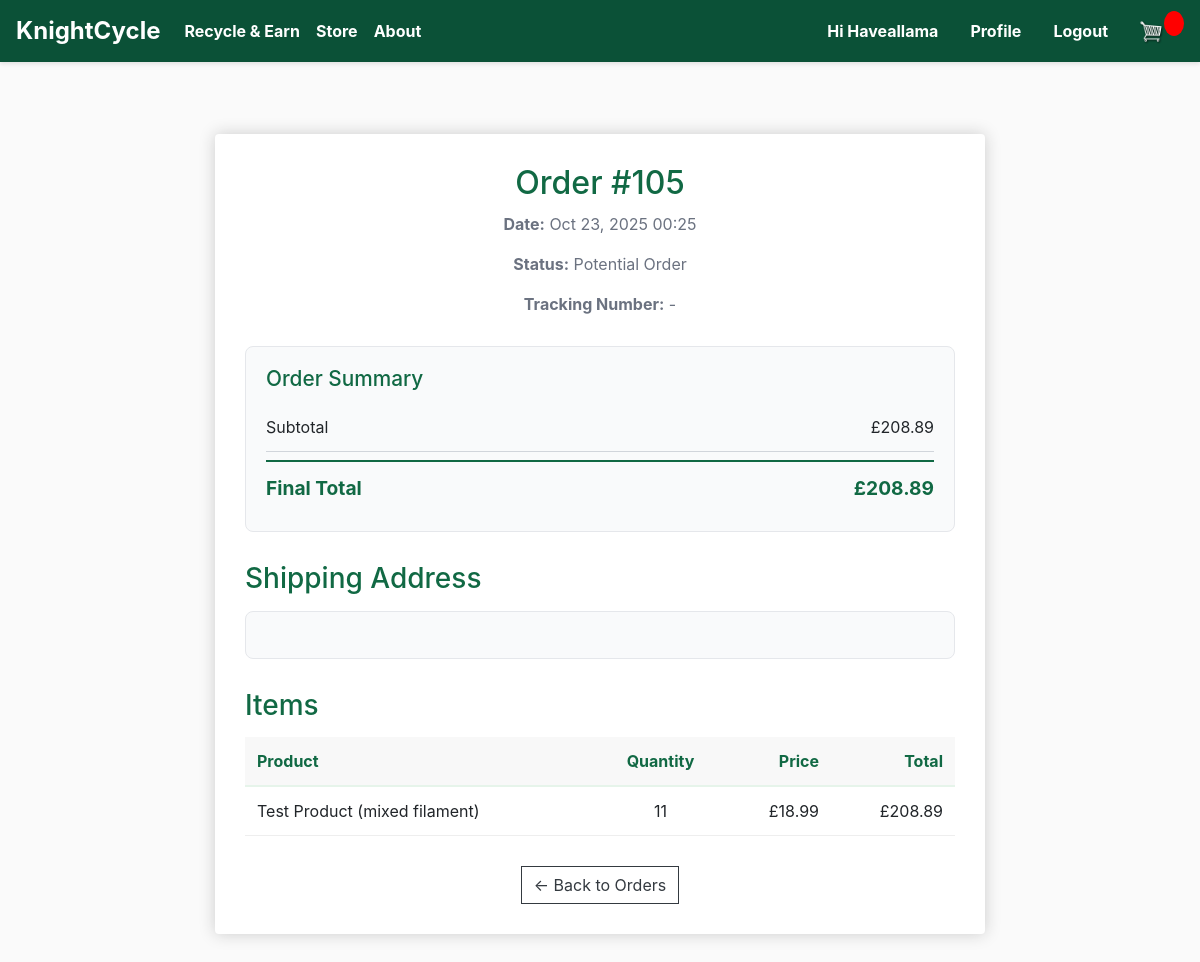
The app's page /store/order/105/ (signed in), older data.
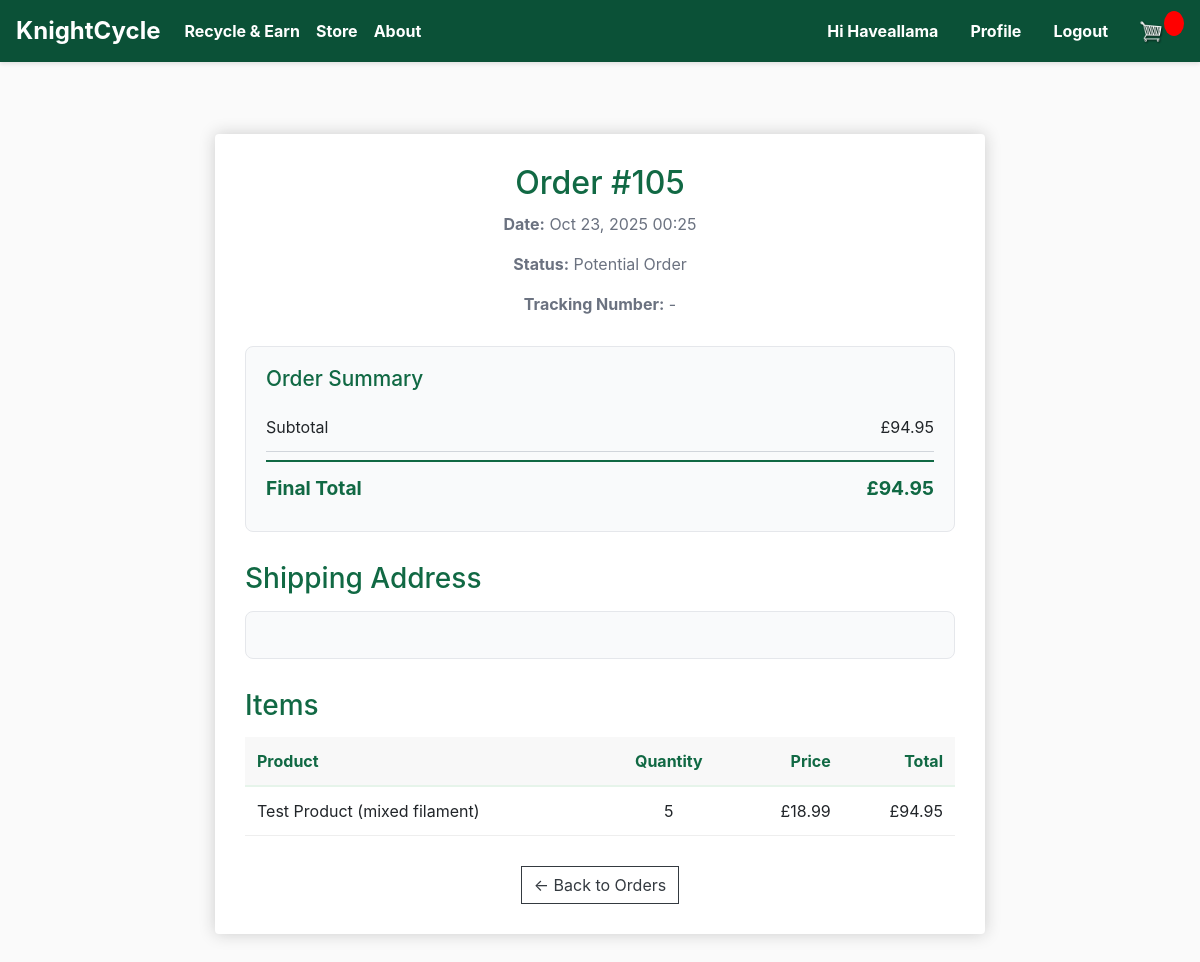
The same page, newer data.
### store/models.py (models this page shows, shortened)
class Order(models.Model):
    customer = models.ForeignKey(Customer, on_delete=models.SET_NULL, null=True, blank=True)
    date_ordered = models.DateTimeField(auto_now_add=True)
    status = models.CharField(max_length=20, choices=OrderStatus.choices, default=OrderStatus.POTENTIAL)
    transaction_id = models.CharField(max_length=100, null=True, blank=True)
    tracking_number = models.CharField(max_length=100, null=True, blank=True)
    points_used = models.PositiveIntegerField(default=0)
    points_discount = models.DecimalField(max_digits=10, decimal_places=2, default=Decimal('0.00'))
    @property
    def get_cart_total(self):
        orderitems = self.orderitem_set.all()
        total = sum([item.get_total for item in orderitems])
        return total
    @property
    def get_cart_total_after_points(self):
        subtotal = self.get_cart_total
        discount = (self.points_discount or (Decimal(self.points_used) / Decimal('100')))
        final_total = subtotal - discount
        if final_total < Decimal('0.00'):
            final_total = Decimal('0.00')
        return final_total.quantize(Decimal('0.01'))

class OrderItem(models.Model):
	product = models.ForeignKey(Product, on_delete=models.SET_NULL, null=True)
	order = models.ForeignKey(Order, on_delete=models.SET_NULL, null=True)
	quantity = models.IntegerField(default=0, null=True, blank=True)
	date_added = models.DateTimeField(auto_now_add=True)
	@property
	def get_total(self):
		if self.product:
			return self.product.price * self.quantity
		return 0

class Product(models.Model):
    name = models.CharField(max_length=200)
    slug = models.SlugField(max_length=200, unique=True, blank=True)
    price = models.DecimalField(max_digits=7, decimal_places=2)
    digital = models.BooleanField(default=False, null=True, blank=True)
    image = models.ImageField(null=True, blank=True)
    is_active = models.BooleanField(default=True)
    description = models.TextField(null=True, blank=True)
    stock_quantity = models.IntegerField(default=0, help_text="Number of items in stock")  # ✅ New field
    low_stock_threshold = models.IntegerField(default=5, help_text="Alert when stock falls below this")  # ✅ New field

### store/views.py (the view, shortened to what this page needs)
# urls.py: path('order/<int:order_id>/', views.order_detail, name='order_detail'),
@login_required
def order_detail(request, order_id):
    customer = getattr(request.user, 'customer', None)
    order = None
    items = []
    address_obj = None
    if customer:
        order = Order.objects.filter(customer=customer, id=order_id).first()
        if order:
            items = order.orderitem_set.all()
            address_obj = order.shippingaddress_set.first()
    if not order:
        return render(request, 'pages/order_detail.html', {'order': None, 'items': []})
    return render(request, 'pages/order_detail.html', {'order': order, 'items': items})

### templates/pages/order_detail.html (shortened to what this page needs)
{% extends 'store/main.html' %}
{% load static %}
{% block content %}
<div class="container" style="max-width: 800px; margin: 40px auto;">
    {% if order %}
    <div class="box-element" style="padding: 30px;">
        <h2 style="color: #116944; text-align: center; margin-bottom: 10px;">
            Order #{{ order.id }}
        </h2>
        <div style="text-align: center; color: #6b7280; margin-bottom: 30px;">
            <p><strong>Date:</strong> {{ order.date_ordered|date:"M d, Y H:i" }}</p>
            <p><strong>Status:</strong> {{ order.status }}</p>
            <p><strong>Tracking Number:</strong> {{ order.tracking_number|default:"-" }}</p>
        </div>
        <div class="order-summary">
            <h3>Order Summary</h3>
            <div class="summary-line subtotal">
                <span>Subtotal</span>
                <span>£{{ order.get_cart_total|floatformat:2 }}</span>
            </div>
            <div class="summary-line total">
                <span>Final Total</span>
                <span>£{{ order.get_cart_total_after_points|floatformat:2 }}</span>
            </div>
        </div>
        <h3 style="color: #116944; margin: 30px 0 15px;">Shipping Address</h3>
        <div style="background: #f9fafb; padding: 15px; border-radius: 8px; border: 1px solid #e5e7eb;">
        </div>
        <h3 style="color: #116944; margin: 30px 0 15px;">Items</h3>
        <table style="width: 100%; border-collapse: collapse;">
            <thead>
                <tr style="background: #f8f8f8; border-bottom: 2px solid #e6f4ea;">
                    <th style="padding: 12px; text-align: left; color: #116944;">Product</th>
                    <th style="padding: 12px; text-align: center; color: #116944;">Quantity</th>
                    <th style="padding: 12px; text-align: right; color: #116944;">Price</th>
                    <th style="padding: 12px; text-align: right; color: #116944;">Total</th>
                </tr>
            </thead>
            <tbody>
                {% for item in items %}
                <tr style="border-bottom: 1px solid #eee;">
                    <td style="padding: 12px;">{{ item.product.name }}</td>
                    <td style="padding: 12px; text-align: center;">{{ item.quantity }}</td>
                    <td style="padding: 12px; text-align: right;">£{{ item.product.price|floatformat:2 }}</td>
                    <td style="padding: 12px; text-align: right;">£{{ item.get_total|floatformat:2 }}</td>
                </tr>
                {% endfor %}
            </tbody>
        </table>
        <div style="text-align: center; margin-top: 30px;">
            <a href="{% url 'store:orders' %}" class="btn btn-outline-dark">← Back to Orders</a>
        </div>
    </div>
    {% else %}
    <div class="box-element" style="text-align: center; padding: 40px;">
        <h3>Order not found</h3>
        <a href="{% url 'store:orders' %}" class="btn btn-primary" style="margin-top: 20px;">View All Orders</a>
    </div>
    {% endif %}
</div>
{% endblock content %}

Row changes from the older to the newer data that the page shows:
changed through a linked row, Order "Potential Order": get_cart_total "208.89" → "94.95"; get_cart_total_after_points "208.89" → "94.95"
changed OrderItem "Test Product (mixed filament)": quantity "11" → "5"; get_total "208.89" → "94.95"
